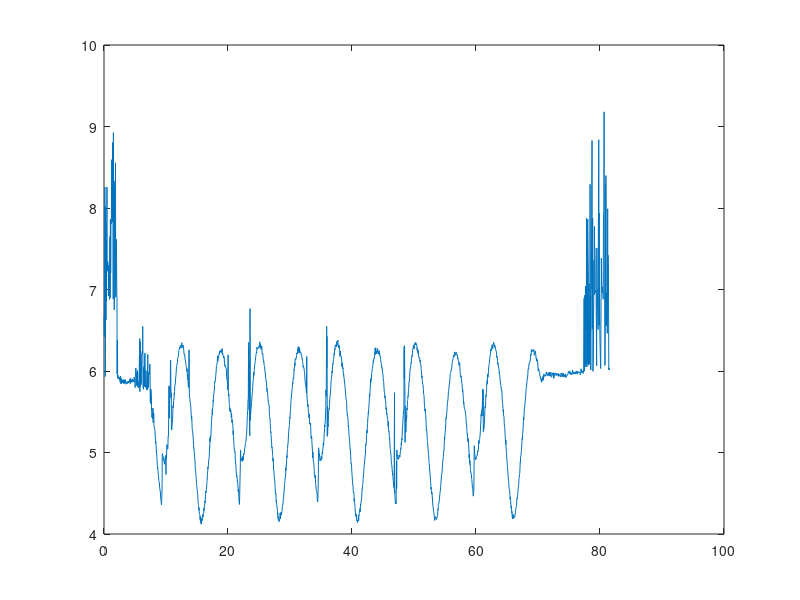
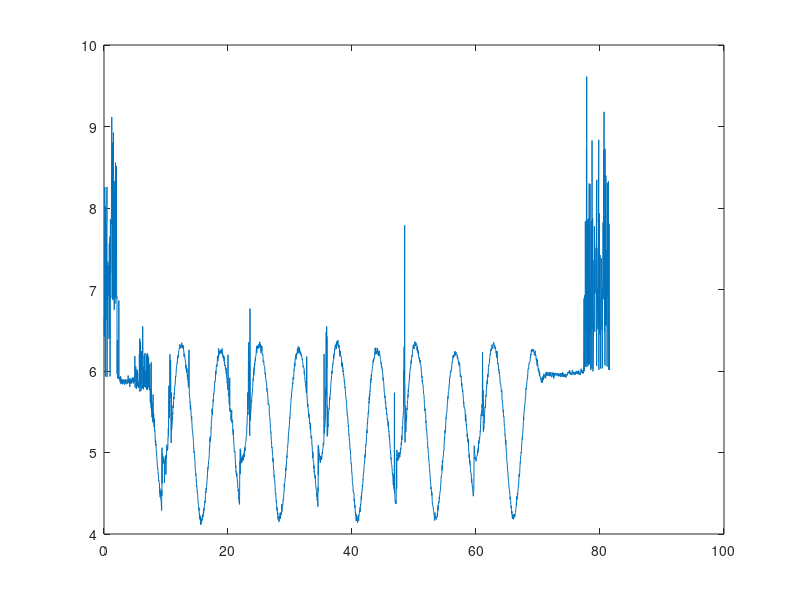

Recreate these plots in MATLAB, in order.
clc
clear
close all;

%%%%%%%%%%%%%%%%%%%%%%%%%% DATASET FORMAT %%%%%%%%%%%%%%%%%%%%%%%%%%%%%%%%
% anchor_pos -> 3D location of anchors in VICON frame, ordered from 1-8
% flowdeck ->  first two columns correspond to the accumulated pixels in XY
%             third column corresponds to the Zranger measurement of height
% imu -> first three columns are accelerometer readings in xyz
%        last three columns are gyroscope measurements in xyz
% pos_vicon -> XYZ position measured by VICON system @ 200 Hz
% ref -> position setpoint sent to the drone
% uwb1 -> distance measurements to anchors 1-4
% uwb2 -> distance measurements to anchors 5-8


% Load the dataset
% Select which mat file you want to load
% [FileName,PathName,FilterIndex] = uigetfile('.mat');
% load(FileName);
load('sine_xyz.mat')
outlier_th = 2;
% detecting outliers in UWB data
id = 4;
K = length(t_uwb2);
history_length = 4;
l = 1;

for k=1:K
   if k > history_length
       mean_uwb = mean(uwb2(k-history_length:k-1,id));
       std_uwb = std(uwb2(k-history_length:k-1,id));
       dist = abs(mean_uwb - uwb2(k,id));
       if (dist < outlier_th*std_uwb)
           filtered(l) = uwb2(k,id);
           t_filtered(l) = t_uwb2(k);
           l = l + 1;
       end
   else
       filtered(l) =  uwb2(k,id);
       t_filtered(l) = t_uwb2(k);
       l = l + 1;
   end  
end
plot(t_filtered,filtered)
figure
plot(t_uwb2,uwb2(:,id))